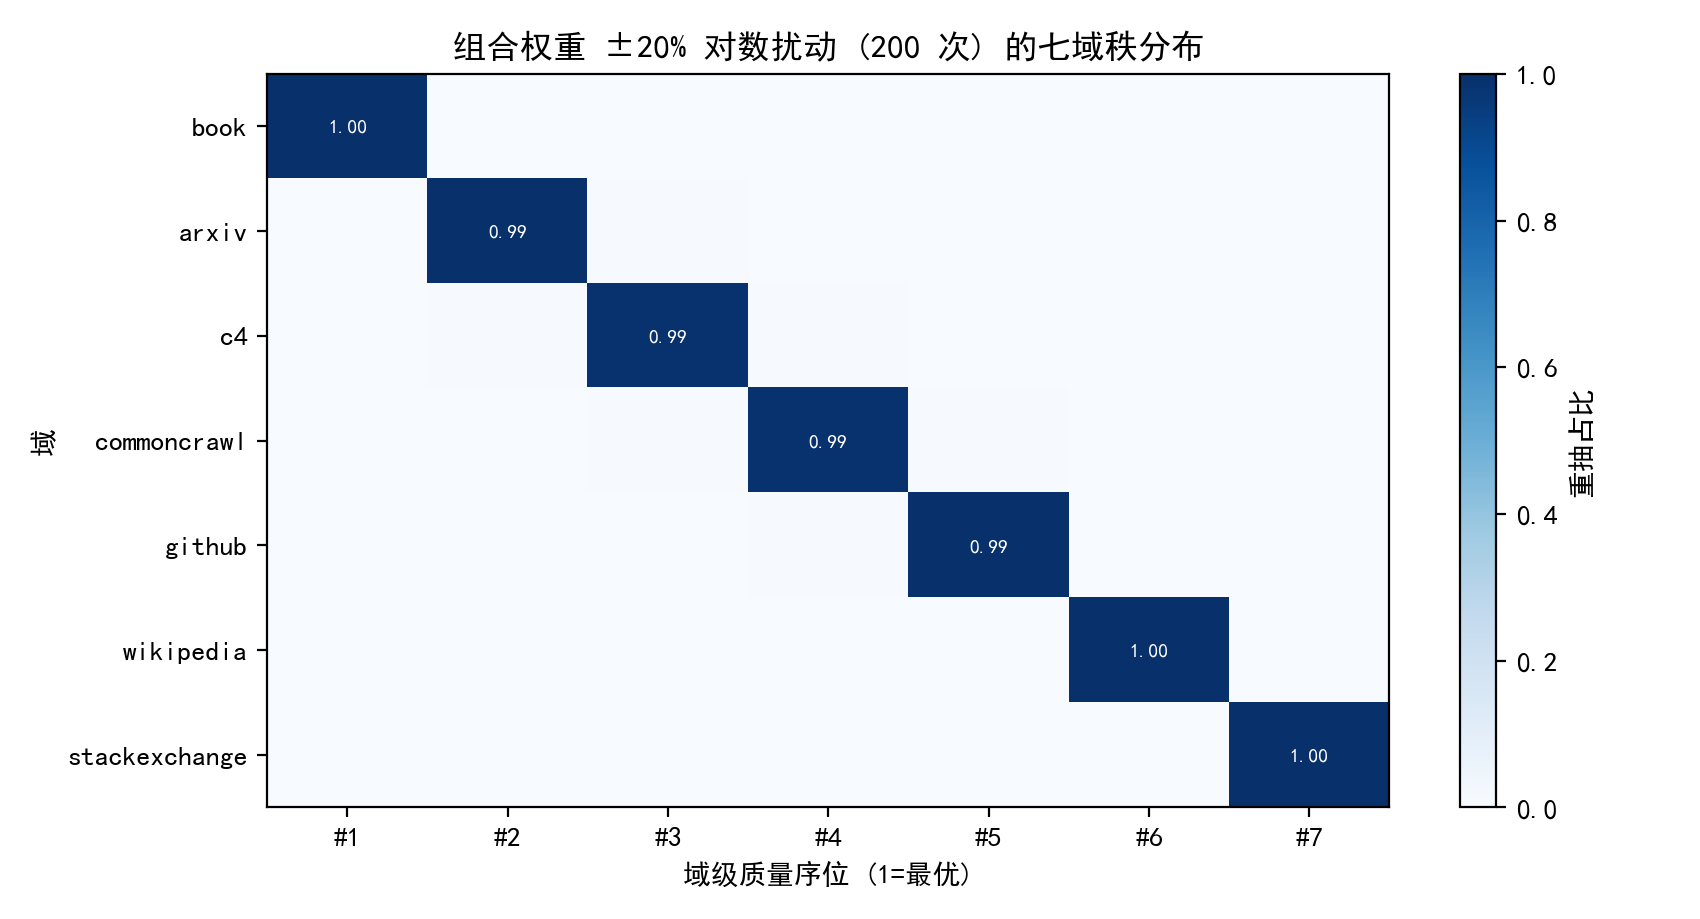

The script that saved this image:
# -*- coding: utf-8 -*-
"""
v93 实验: P1 质量评分链的组合权重扰动鲁棒性
在官方全量口径 (A1 51230 + arxiv_ext 17523 + github_ext 203752 = 272505)
上, 对熵-CRITIC 组合权重 w = 0.5 w_ent + 0.5 w_cri 施加对数扰动
w_jit = w * exp(sigma * eps) (eps~N(0,1)), 考察七域质量分域序的稳定性:
  1) 每个 sigma 档做 200 次重抽 -> 域序与基线 Spearman 分布 / book 居首
     概率 / stackexchange 垫底概率;
  2) sigma 扫描 {0.05, 0.1, 0.2, 0.3, 0.5} 的鲁棒性曲线;
  3) 基线域序与官方 p1_domain_quality.csv 交叉核对 (域序一致即锚定)。
冲突权重固定为基线值 (只扰动指标权重, 隔离效应)。
输出: experiments/v93_p1_weight_robust.json/.png
"""
import os, sys, json
import numpy as np
import pandas as pd
sys.path.insert(0, os.path.join(os.path.dirname(__file__), "..", "code"))
from p1_quality import (load_jsonl_xz, build_frame, winsorize_minmax,
                        entropy_weight, critic_weight, family_scores, ALL_IND,
                        DIRECTION)
from common import A, BASE
from scipy.stats import spearmanr
import matplotlib
matplotlib.use("Agg")
import matplotlib.pyplot as plt
import matplotlib.font_manager as fm

EX = os.path.join(os.path.dirname(__file__))
for _f in ("SimHei.ttf", "simsun.ttf"):
    _p = os.path.join(BASE, _f)
    if os.path.exists(_p):
        fm.fontManager.addfont(_p)
plt.rcParams["font.sans-serif"] = ["SimHei"]
plt.rcParams["axes.unicode_minus"] = False
plt.rcParams["axes.prop_cycle"] = "cycler(color=['#177cb0', '#1685a9', '#3eede7', '#70f3ff', '#44cef6', '#88ada6'])"

rng = np.random.default_rng(42)


def main():
    # ---- 装载 (与 v89 相同的官方全量口径) ----
    a1 = load_jsonl_xz(os.path.join(A, "slimpajama_quality_signal_sample.jsonl.xz"))
    a2 = load_jsonl_xz(os.path.join(A, "slimpajama_quality_extended", "arxiv_part-6777d8857c6e-000486.jsonl.xz"))
    a3 = load_jsonl_xz(os.path.join(A, "slimpajama_quality_extended", "github_part-6777d8857c6e-000275.jsonl.xz"))
    df = pd.concat([build_frame(a1), build_frame(a2, domain_hint="arxiv"),
                    build_frame(a3, domain_hint="github")], ignore_index=True)
    dom = df["_source_domain"].fillna("none").to_numpy()
    doms = [d for d in np.unique(dom) if np.sum(dom == d) >= 50]
    Xraw = df[ALL_IND].to_numpy(dtype=float)
    for j, k in enumerate(ALL_IND):
        if not DIRECTION[k]:
            Xraw[:, j] = -Xraw[:, j]
    X = winsorize_minmax(Xraw)
    we, _e = entropy_weight(X)
    wc = critic_weight(X)[0]
    w = 0.5 * np.asarray(we, dtype=float) + 0.5 * np.asarray(wc, dtype=float)
    qc, qf = family_scores(X)
    conf_fam = np.abs(qc - qf)
    cw = 1.0 / (conf_fam + 0.05)          # 官方域聚合权重 (固定)

    def order(Q):
        ddf = pd.DataFrame({"Q": Q, "d": dom, "c": cw})
        rank = pd.Series(dtype=float)
        means = {}
        for d in doms:
            g = ddf[ddf.d == d]
            m = np.isfinite(g.Q.to_numpy()) & np.isfinite(g.c.to_numpy())
            means[d] = float(np.average(g.Q.to_numpy()[m], weights=g.c.to_numpy()[m]))
        return pd.Series(means).rank(ascending=False)

    base_order = order(np.nansum(X * w, axis=1))
    print("基线七域序 (1=最优):", dict(base_order.round(1)))

    # 官方 csv 锚定: 域序要求与官方 Q_weighted 一致
    off = pd.read_csv(os.path.join(os.path.dirname(__file__), "..", "results", "p1_domain_quality.csv"))
    offi = off.set_index("domain")
    ov = {d: float(offi.loc[d, "Q_weighted"]) for d in doms if d in offi.index}
    base_means = {}
    ddf = pd.DataFrame({"Q": np.nansum(X * w, axis=1), "d": dom, "c": cw})
    for d in doms:
        g = ddf[ddf.d == d]
        m = np.isfinite(g.Q.to_numpy()) & np.isfinite(g.c.to_numpy())
        base_means[d] = float(np.average(g.Q.to_numpy()[m], weights=g.c.to_numpy()[m]))
    ref_order = pd.Series(ov).rank(ascending=False)
    common = [d for d in doms if d in ov]
    rho_anchor = float(spearmanr(
        [pd.Series(base_means).rank(ascending=False).loc[d] for d in common],
        [ref_order.loc[d] for d in common])[0])
    print(f"官方锚定 Spearman(我的域序, 官方csv全量Q_weighted域序) = {rho_anchor:.4f}")

    # ---- 扰动扫描 ----
    sigmas = [0.05, 0.1, 0.2, 0.3, 0.5]
    N = 200
    rows = []
    all_rank_draws = {}   # domain -> list of ranks at sigma=0.2
    for s in sigmas:
        rhos, bk1, st7 = [], [], []
        for _ in range(N):
            wj = w * np.exp(s * rng.standard_normal(len(w)))
            Qj = np.nansum(X * wj, axis=1)
            o = order(Qj)
            rhos.append(spearmanr(o, base_order)[0])
            bk1.append(int(o["book"] == 1))
            st7.append(int(o["stackexchange"] == max(o)))
            if s == 0.2:
                for d in doms:
                    all_rank_draws.setdefault(d, []).append(int(o[d]))
        r = pd.Series(rhos)
        rows.append({"sigma": s, "spearman_min": float(r.min()), "spearman_mean": float(r.mean()),
                     "p_book_rank1": float(np.mean(bk1)), "p_stack_last": float(np.mean(st7))})
        print(f"sigma={s}: Spearman min={r.min():.4f} mean={r.mean():.4f} | "
              f"P(book#1)={np.mean(bk1):.3f} P(stack#7)={np.mean(st7):.3f}")

    out = {"baseline_order": {d: int(base_order[d]) for d in doms},
           "anchor_spearman_vs_official": float(rho_anchor),
           "n_draws": N, "n_samples": int(len(df)),
           "rows": rows,
           "sigma020_rank_counts": {d: {int(k): int(v) for k, v in
                                      pd.Series(all_rank_draws[d]).value_counts().items()} for d in doms}}
    with open(os.path.join(EX, "v93_p1_weight_robust.json"), "w", encoding="utf-8") as f:
        json.dump(out, f, ensure_ascii=False, indent=1)

    # ---- 图: sigma=0.2 的域级秩分布热力 (水色系) ----
    fig, ax = plt.subplots(figsize=(8.5, 4.6))
    dom_ordered = list(base_order.sort_values().index)
    rankmat = np.array([[int(o["book"] if False else 0)]])
    rows20 = [d["sigma"] for d in rows]
    bar_dat = pd.Series(rows20)
    import collections
    counts = {d: collections.Counter(all_rank_draws[d]) for d in dom_ordered}
    grid = np.zeros((len(dom_ordered), 7))
    for i, d in enumerate(dom_ordered):
        for rk, c in counts[d].items():
            grid[i, rk - 1] = c / N
    im = ax.imshow(grid, cmap="Blues", aspect="auto")
    ax.set_yticks(range(len(dom_ordered))); ax.set_yticklabels(dom_ordered)
    ax.set_xticks(range(7)); ax.set_xticklabels([f"#{i+1}" for i in range(7)])
    ax.set_xlabel("域级质量序位 (1=最优)"); ax.set_ylabel("域")
    ax.set_title("组合权重 ±20% 对数扰动 (200 次) 的七域秩分布")
    for i in range(len(dom_ordered)):
        for j in range(7):
            v = grid[i, j]
            if v > 0.02:
                ax.text(j, i, f"{v:.2f}", ha="center", va="center", fontsize=7,
                        color="white" if v > 0.55 else "#1685a9")
    fig.colorbar(im, ax=ax, label="重抽占比")
    fig.tight_layout()
    fig.savefig(os.path.join(EX, "v93_p1_weight_robust.png"), dpi=200)
    plt.close(fig)
    print("\nDONE v93")


if __name__ == "__main__":
    main()
